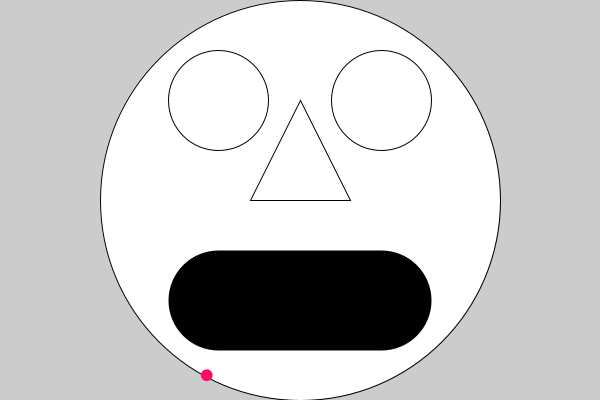
Frame 1 (no input)
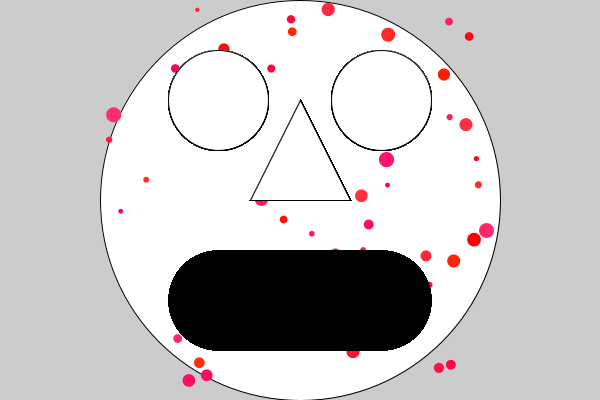
Frame 60 (the mouse pressed at the canvas centre just before this capture)
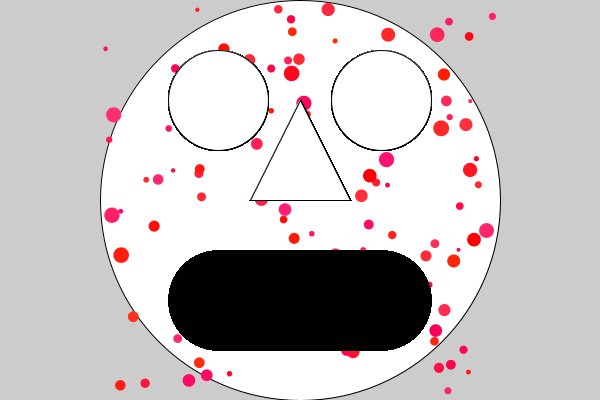
Frame 120 (the mouse held since frame 60 and released just before this capture)

The Processing sketch that drew these frames (run headless with seeded random() and noise(); from frame 60 on, the mouse is pressed at the canvas centre):

// Processing sketch: DynamicMeasles
// ── DynamicMeasles.pde
//Global Variables
int appWidth, appHeight;
//
int reset, smallerGeometryDimension;
float rectFaceX, rectFaceY, rectFaceWidth, rectFaceHeight;
float faceX, faceY, faceDiameter;
float leftEyeX, leftEyeY, rightEyeX, rightEyeY, eyeDiameter;
float mouthX1, mouthY1, mouthX2, mouthY2, mouthOpen;
float noseX1, noseY1, noseX2, noseY2, noseX3, noseY3;
//
void setup()
{
  //Display Geometry
  size(600, 400); //fullScreen(); displayWidth, displayHeight
  //Landscape, square or portrait
  appWidth = width;//Swap with displayWidth, displayHeight for testing
  appHeight = height; 
  println(width, height, displayWidth, displayHeight); //Verification of value
  println(appWidth, appHeight); //Canvas Flexibility
  //
  //Display Orientation
  //Purpose: a few comparisons of IFs to ID orientation (similar to image() aspect ratio)
  //Computer tells us the orientation, important for cell phone orientation
  //-tell user specific orientation
  //if ( appWidth >= appHeight ) {println("Landscape or Square");} else {println("Portrait");}
  String ls="Landscape or Square", p="Portrait", DO="Display Orientation:", instruct="Bru, turn your phun";
  String orientation = ( appWidth >= appHeight ) ? ls : p; //Ternary Operator, repeats IF-ELSE
  println(DO, orientation); //Verification of value
  if ( orientation==p ) println(instruct);
  //With Strings, easier to print to console or canvas
  //
  //Variable Population
  smallerGeometryDimension = appHeight; //user told to turn phun, always landscape or square
  reset = smallerGeometryDimension / smallerGeometryDimension; // returns "1" //default value for reseting parameters
  rectFaceX = appWidth*1/2 - smallerGeometryDimension*1/2;
  rectFaceY = appHeight*0;
  rectFaceWidth = smallerGeometryDimension;
  rectFaceHeight = smallerGeometryDimension;
  faceX = appWidth*1/2;
  faceY = appHeight*1/2;
  faceDiameter = smallerGeometryDimension;
  leftEyeX = appWidth*1/2 - smallerGeometryDimension*1/4.9;
  leftEyeY = appHeight*1/2 - smallerGeometryDimension*1/4;
  rightEyeX = appWidth*1/2 + smallerGeometryDimension*1/4.9;
  rightEyeY = leftEyeY;
  eyeDiameter = smallerGeometryDimension*1/4;
  mouthX1 = leftEyeX;
  mouthY1 = appHeight*3/4;
  mouthX2 = rightEyeX;
  mouthY2 = mouthY1;
  mouthOpen = smallerGeometryDimension*1/4;
  noseX1 = faceX;
  noseY1 = leftEyeY;
  noseX2 = noseX1 - leftEyeY*1/2;
  noseY2 = faceY;
  noseX3 = noseX1 + leftEyeY*1/2;
  noseY3 = noseY2;
  //
  //Face: Circle, inscribed in a square
  //Center a circle on display orientation (landscape)
  //rect(rectFaceX, rectFaceY, rectFaceWidth, rectFaceHeight);
  ellipse(faceX, faceY, faceDiameter, faceDiameter);
  //
}//End setup
//
void draw()
{
  //Measle
  float measleDiameter = random ( smallerGeometryDimension*1/100, smallerGeometryDimension*1/25);
  float measleRadius = measleDiameter*1/2;
  float measleX = random( rectFaceX+measleRadius, rectFaceX+rectFaceWidth-measleRadius );
  float measleY = random( appHeight*0+measleRadius, appHeight-measleRadius );
  Boolean nightMode=false;
  //color red=#FF0000, measleColour=red;
  color measleColour = ( nightMode==false ) ? color( 255, random(0, 50), random(120) ) : color( 255, random(0, 50), 0 ); //ternary operator for day:night
  color whiteReset=#FFFFFF;
  //
  float measleRectX = measleX-measleDiameter*1/2;
  float measleRectY = measleY-measleDiameter*1/2;
  float measleWidth = measleDiameter;
  float measleHeight = measleDiameter;
  //rect( measleRectX, measleRectY, measleWidth, measleHeight );
  //random values returned given other variables
  noStroke();
  fill(measleColour);
  ellipse( measleX, measleY, measleDiameter, measleDiameter );
  stroke(reset); //reset to 1 pixel
  fill(whiteReset); //reset to first colour (i.e. blackReset)
  //
  //Left Eye
  //rect(leftEyeX-eyeDiameter*1/2, leftEyeY-eyeDiameter*1/2, eyeDiameter, eyeDiameter);
  ellipse(leftEyeX, leftEyeY, eyeDiameter, eyeDiameter);
  //
  //Right Eye
  //rect(rightEyeX-eyeDiameter*1/2, rightEyeY-eyeDiameter*1/2, eyeDiameter, eyeDiameter);
  ellipse(rightEyeX, rightEyeY, eyeDiameter, eyeDiameter);
  //
  //Nose
  //rect(noseX2, noseY1, noseX3-noseX2, noseY3-noseY1);
  triangle(noseX1, noseY1, noseX2, noseY2, noseX3, noseY3);
  //
  //Mouth
  //rect();
  int mouthWidth = int ( mouthX2 - mouthX1 ); //length=end-beginning
  int mouthHeight = int ( mouthOpen );
  //rect(mouthX1-mouthHeight*1/2, mouthY1-mouthHeight*1/2, mouthWidth+mouthOpen, mouthHeight);
  strokeWeight(mouthOpen);
  line( mouthX1, mouthY1, mouthX2, mouthY2 ); //Notice the END CAPS
  strokeWeight(reset); //reset to 1 pixel
  //comparison rect() line only, no caps, no strokeWeight
  //rect(mouthX1, mouthY1, mouthWidth, mouthHeight); 
  //
}//End draw
//
void keyPressed() {
}//End keyPressed
//
void mousePressed() {
}//End mousePressed
//
//End Main Program
